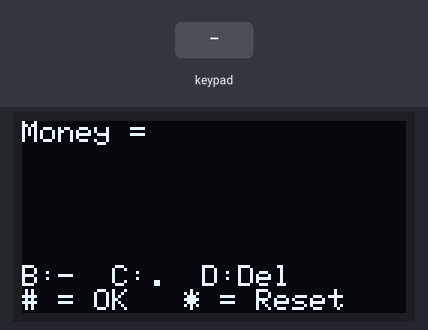
This sketch was run on a simulated ESP32. Parts: 128×64 one-colour display. The inputs (shaded band) are chosen by the test bench.

Above: at 1.2 s.
1.3 s: keypad keys 1 3 1 2 1 4 2 7 # pressed 0.4 s apart
At 5.4 s:
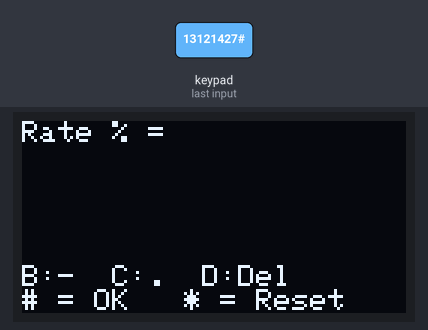
6.4 s: key '#' pressed
At 7.6 s:
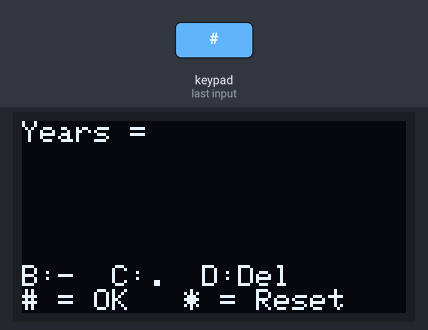
7.9 s: keypad keys 2 6 2 5 3 3 3 2 # pressed 0.4 s apart
At 11.5 s:
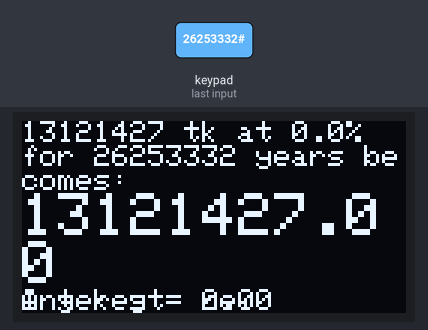
13.0 s: keypad keys 1 3 1 2 1 4 2 7 pressed 0.4 s apart
At 16.1 s:
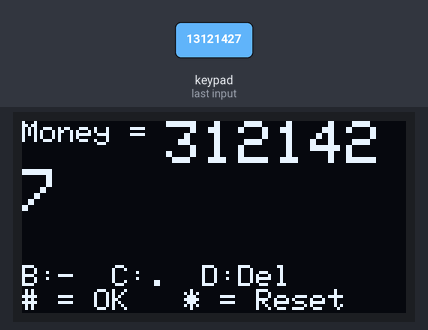
17.7 s: key '1' pressed
At 19.0 s:
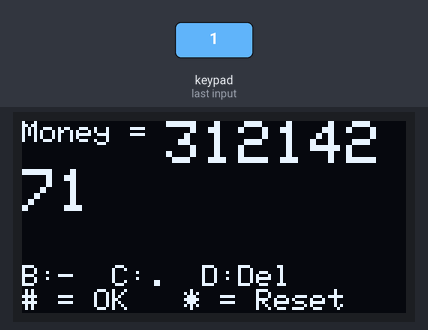
Timing chart, 0 to 20.2 s (numbered marks = the images above; inputs shaded):
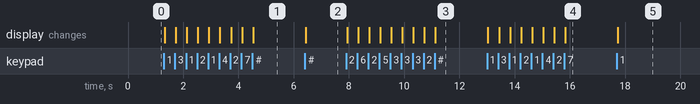

Measured:
- after the input at 1.3 s, the display: first changes at once (image 1 shows a later state)
- after the input at 6.4 s, the display: changes at once (image 2)
- after the input at 7.9 s, the display: first changes at once (image 3 shows a later state)
- after the input at 13.0 s, the display: first changes at once (image 4 shows a later state)
- after the input at 17.7 s, the display: changes at once (image 5)

The sketch:

C4_Savings_Growth.ino
```cpp
#include <Wire.h>
#include <Adafruit_GFX.h>
#include <Adafruit_SSD1306.h>
#include <Keypad.h>

#define SCREEN_WIDTH 128
#define SCREEN_HEIGHT 64
Adafruit_SSD1306 display(SCREEN_WIDTH, SCREEN_HEIGHT, &Wire, -1);

const byte ROWS = 4;
const byte COLS = 4;
char keys[ROWS][COLS] = {
  {'1','2','3','A'},
  {'4','5','6','B'},
  {'7','8','9','C'},
  {'*','0','#','D'}
};
byte rowPins[ROWS] = {13, 12, 14, 27};
byte colPins[COLS] = {26, 25, 33, 32};
Keypad keypad = Keypad(makeKeymap(keys), rowPins, colPins, ROWS, COLS);

// CHALLENGE 4: Savings growth with compound interest
// The typing part is the same as the Quadratic Solver:
// B = minus, C = decimal point, D = delete, # = OK, * = reset
String currentInput = "";
double values[3];
const int NUM_VALUES = 3;
int stage = 1;   // 1..3 = typing a value, 4 = result

void setup() {
  Serial.begin(115200);
  if (!display.begin(SSD1306_SWITCHCAPVCC, 0x3C)) {
    Serial.println("OLED not found");
    while (true);
  }
  display.setTextColor(SSD1306_WHITE);
  showScreen();
}

void loop() {
  char key = keypad.getKey();
  if (!key) return;

  if (key == '*' || stage > NUM_VALUES) {   // * clears; any key after a result too
    currentInput = "";
    stage = 1;
    showScreen();
    return;
  }
  if (key >= '0' && key <= '9') {
    if (currentInput.length() < 8) currentInput += key;
  }
  else if (key == 'B') {
    if (currentInput.length() == 0) currentInput = "-";
  }
  else if (key == 'C') {
    if (currentInput.indexOf('.') == -1) currentInput += '.';
  }
  else if (key == 'D') {
    if (currentInput.length() > 0) currentInput.remove(currentInput.length() - 1);
  }
  else if (key == '#') {
    values[stage - 1] = currentInput.toDouble();
    currentInput = "";
    stage++;
  }
  showScreen();
}

void showScreen() {
  display.clearDisplay();
  display.setTextSize(1);
  display.setCursor(0, 0);
  if (stage <= NUM_VALUES) {
    if (stage == 1) display.print("Money = ");
    if (stage == 2) display.print("Rate % = ");
    if (stage == 3) display.print("Years = ");
    display.setTextSize(2);
    display.println(currentInput);
    display.setTextSize(1);
    display.setCursor(0, 48);
    display.println("B:-  C:.  D:Del");
    display.println("# = OK   * = Reset");
  } else {
    showResult();
  }
  display.display();
}

void showResult() {
  double P = values[0];   // starting money
  double r = values[1];   // interest rate per year, like 6
  double n = values[2];   // number of years
  double amount = P * pow(1 + r / 100.0, n);   // remember the .0!
  display.print(P, 0);
  display.print(" tk at ");
  display.print(r, 1);
  display.println("%");
  display.print("for ");
  display.print(n, 0);
  display.println(" years becomes:");
  display.setTextSize(2);
  display.println(amount, 2);
  display.setTextSize(1);
  display.print("Interest: ");
  display.println(amount - P, 2);
  display.setCursor(0, 56);
  display.print("Any key = new");
}
```
